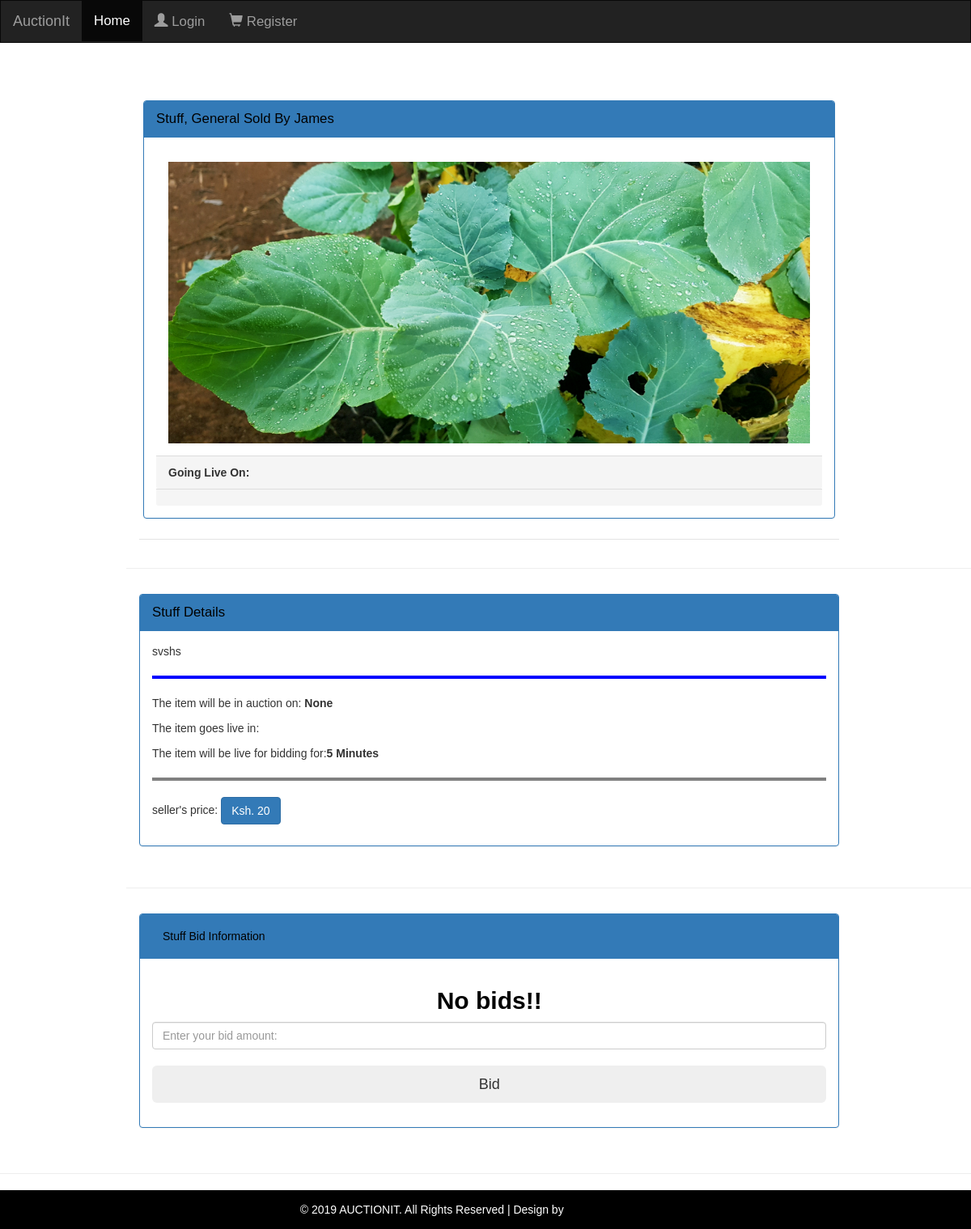
/product-detail/33/, run on an earlier commit of the app's database.
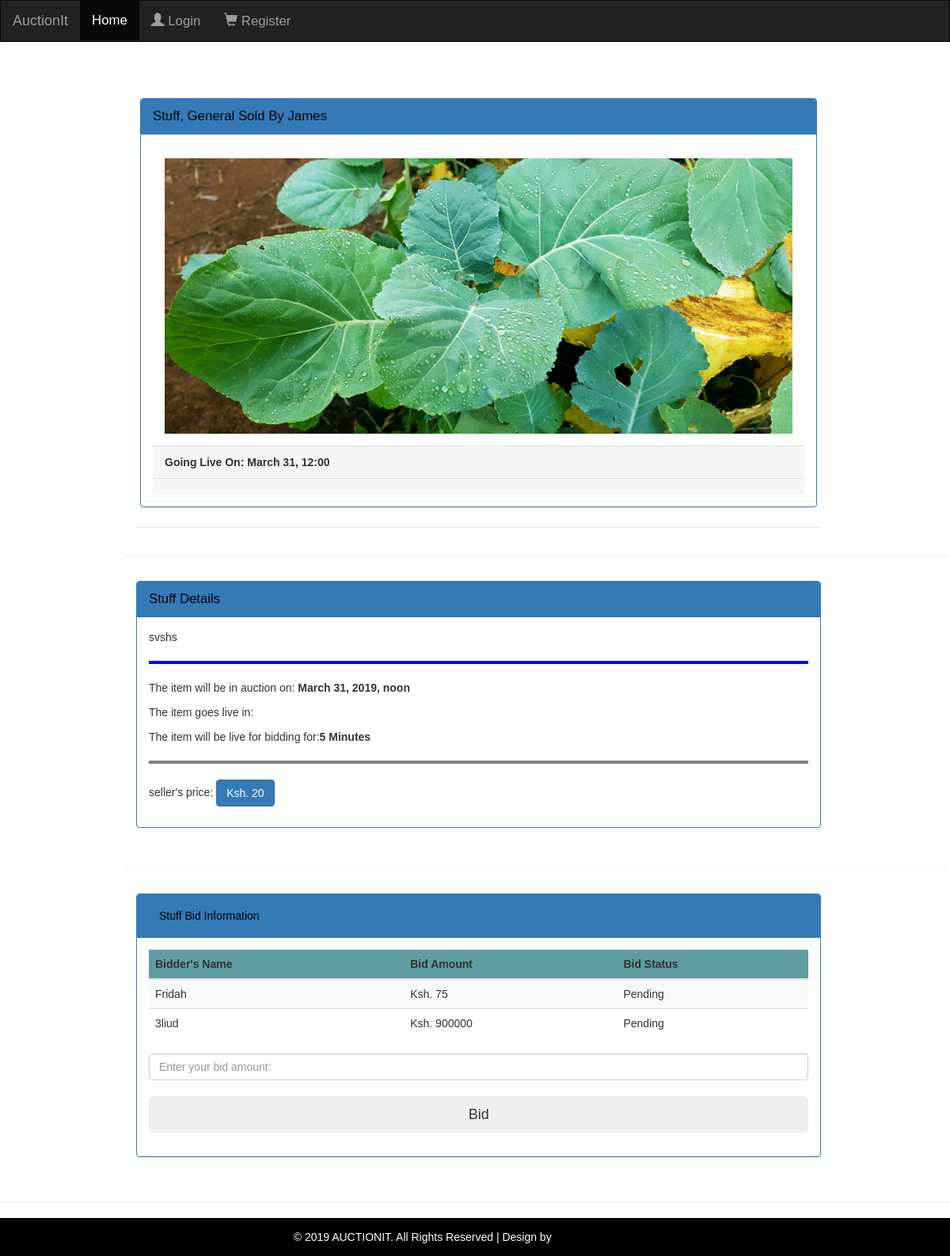
And on a later commit of the database.
### market/models.py (models this page shows, shortened)
class Product(models.Model):
	title = models.CharField("Input the title of the Item you are selling", max_length=30)
	description = models.TextField("Input some description of the item", null=False, default='')
	image = models.ImageField("Let the buyer see what you are selling, upload a picture",
	                          null=False, default='', upload_to='commodity_pics')
	date_posted = models.DateTimeField(default=timezone.now)
	CATEGORY = (
		('General', 'General'),
		('Painting', 'Painting'),
		('Sculpture', 'Sculpture'),
		('Book', 'Book'),
		('Instrument', 'Instrument'),
	)
	category = models.CharField("Choose product category", max_length=100, default='Gen', choices=CATEGORY)
	price = models.IntegerField("What is the least price you are selling your item for?")
	sell_on = models.DateTimeField("When do you want your item to go live for Auction?",
	                               default=timezone.now
	                               )
	BID_TIME = (
		('5', '5 minutes'),
		('10', '10 minutes'),
		('20', '20 minutes'),
		('30', '30 minutes'),
		('60', '1 Hour')
	)
	live_time = models.CharField("How long should your item stay in the auction table?", max_length=20, default='5',
	                             choices=BID_TIME
	                             )
	seller = models.ForeignKey(User, on_delete=models.CASCADE, default='2')

class Bidder(models.Model):
	numeric = RegexValidator(r'^[0-9]*$', 'Only numeric are allowed.')
	created = models.DateTimeField(auto_now_add=True)
	updated = models.DateTimeField(auto_now=True)
	user_name = models.ForeignKey(User, on_delete=models.CASCADE)
	product_id = models.ForeignKey(Product, on_delete=models.CASCADE)
	bid_amount = models.CharField(max_length=255, validators=[numeric])
	Status = (
		('PENDING', '0'),
		('WINNER', '1'))
	bid_status = models.CharField(max_length=20, choices=Status, default='PENDING')

### market/views.py (the view)
# urls.py: path('product-detail/<int:pk>/', market.views.bid_information_view, name='product-detail'),
def bid_information_view(request, pk):
	context = get_bid_info_context(pk)
	return render(request, 'market/product_detail.html', context)

### market/views.py (called while the page is built)
def get_bid_info_context(pk):
	bidders = Bidder.objects.filter(product_id=pk).order_by('-created')[:6]
	product = Product.objects.get(id=pk)
	context = {'bidders': bidders, 'product': product}
	return context

### market/templates/market/product_detail.html (shortened to what the changed rows need)
{% extends 'market/navigation_part.html' %}
{% load static %}
{% block content %}
    <div class="one" style="padding-left: 13%;">
        <div class="container-fluid">
            {% load crispy_forms_tags %}
            <div class="row">
                <div class="column">
                    <div class="card">
                        <div class="article-metadata">
                            <div class="panel panel-primary">
                                <div class="panel-heading">
                                    <a href="#">
                                        {{ product.title }}, {{ product.category }} sold by {{ product.seller }}</a>
                                </div>
                                <div class="panel-body "><a href="#">
                                    <img src="{{ product.image.url }}"
                                         class="sell-img img-responsive" style="width:100%" alt="Image"> </a>
                                    <div class="panel-footer " onload="countDownPart()">going live
                                        on: {{ product.sell_on|date:"F d, H:i" }}</div>
                                    <div class="panel-footer">
                                    </div>
                                </div>
                            </div>
                        </div>
                    </div>
                </div>
                <div class="column">
                    <div class="card">
                        <div class="panel panel-primary">
                            <div class="panel-heading">
                                <a href="#">{{ product.title }} Details</a>
                            </div>
                            <div class="panel-body ">
                                <p>{{ product.description }}</p>
                                <hr style="border: 2px solid blue;"/>
                                <p>The item will be in auction on: <b> {{ product.sell_on }}</b></p>
                                <p> The item goes live in:
                                <p> The item will be live for bidding for:<b>{{ product.live_time }} Minutes</b></p>
                                <hr style="border: 2px solid grey;"/>
                                <p>seller's price:
                                    <label class="btn btn-primary mr-3">Ksh. {{ product.price }}</label>
                            </div>
                        </div>
                    </div>
                </div>
                <div class="column">
                    <div class="card">
                        <div class="panel panel-primary">
                            <div class="panel-heading">
                                <a class="btn" href="#">
                                    {{ product.title }} Bid Information </a>
                            </div>
                            <div class="panel-body ">
                                {% if bidders %}
                                    <table class="table table-hover table-striped" id="bidTable">
                                        <thead>
                                        <tr bgcolor="#5f9ea0">
                                            <th >Bidder's Name</th>
                                            <th onclick="sortTable(0)">Bid Amount</th>
                                            <th onclick="sortTable(1)">Bid Status</th>
                                        </tr>
                                        </thead>
                                        <tbody>
                                        {% for bid in bidders %}
                                            <tr>
                                                <td>{{ bid.user_name }}</td>
                                                <td>Ksh. {{ bid.bid_amount}}</td>
                                                <td>{{ bid.bid_status }}</td>
                                            </tr>
                                        {% endfor %}
                                        </tbody>
                                    </table>
                                {% else %}
                                    <h2 style="text-align: center; color: black">No bids!!</h2>
                                {% endif %}
                                {% if product.seller != user %}
                                    <fieldset>
                                        <form class="" action="{% url 'create-bid' %}" method="post">
                                        </form>
                                    </fieldset>
                                {% endif %}
                            </div>
                        </div>
                    </div>
                </div>
            </div>
        </div>
    </div>
{% endblock content %}

What changed in the data, as far as the page shows it:
changed Product "Stuff": sell_on (not shown) → "March 31, 12:00"; sell_on "None" → "March 31, 2019, noon"
added Bidder: user_name "Fridah", bid_amount "75", bid_status "Pending"
added Bidder: user_name "3liud", bid_amount "900000", bid_status "Pending"
Also different on the page:
text no longer shown: "No bids!!"
text now shown: "Bidder's Name Bid Amount Bid Status"
